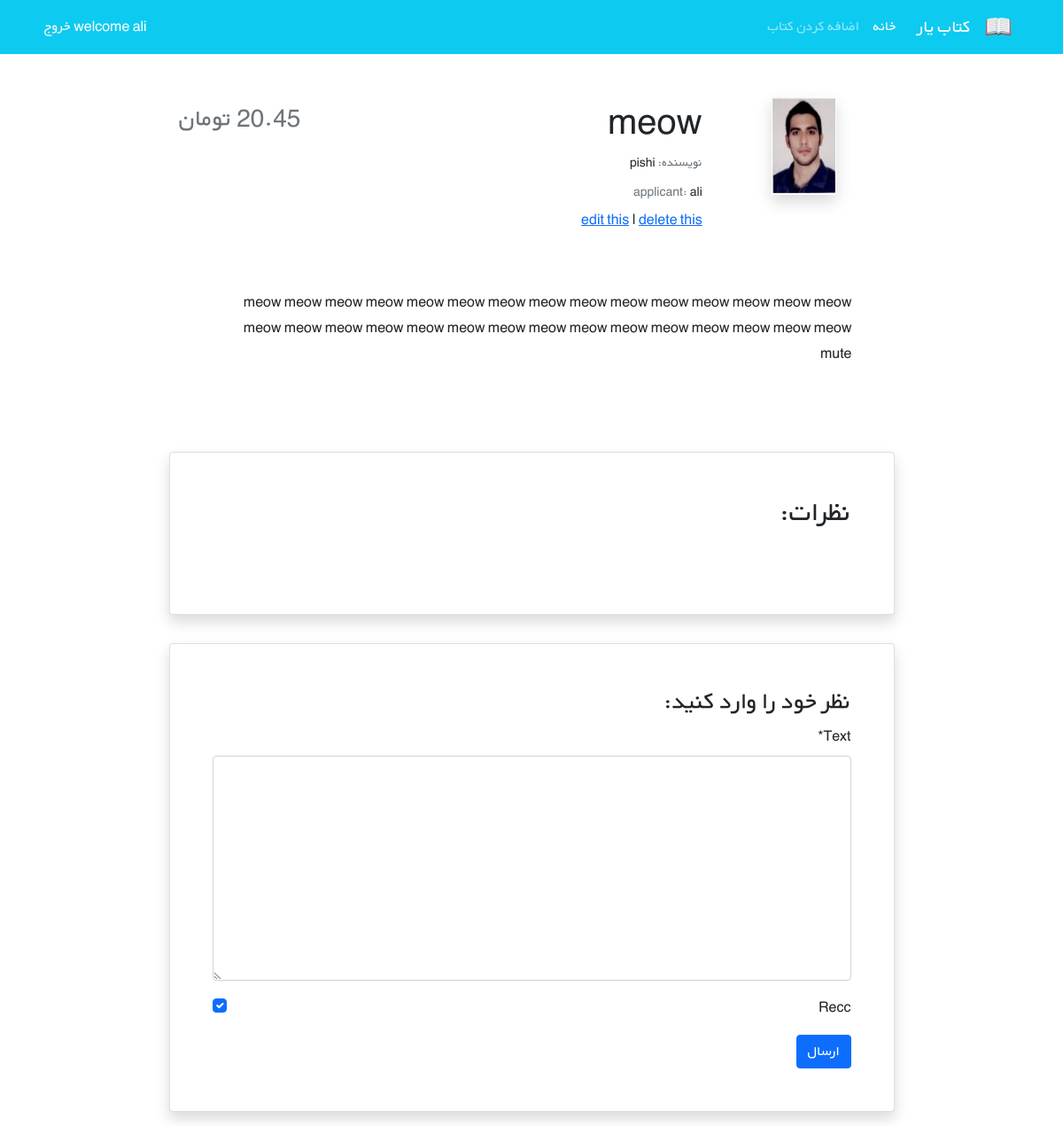
Before: /books/2/ (signed in) with the older database file.
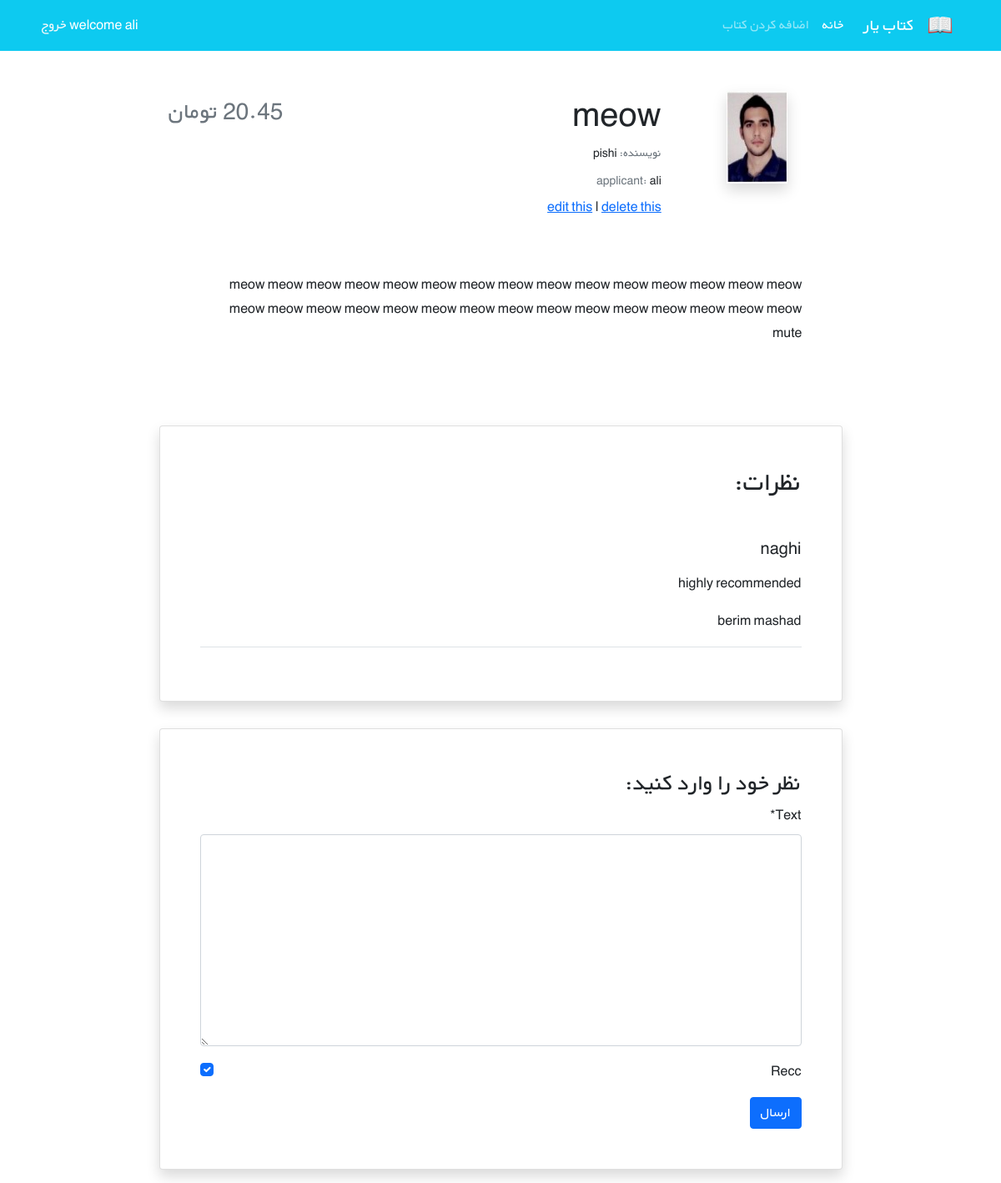
After: the same page with the newer database file.
### bookha/models.py (models this page shows, shortened)
class Comment(models.Model):
    user = models.ForeignKey(get_user_model(), on_delete=models.CASCADE)
    Which_book = models.ForeignKey(Book, on_delete=models.CASCADE, related_name='comments')
    text = models.TextField()
    date = models.DateField(auto_now_add=True)
    is_active = models.BooleanField(default=True)
    recc = models.BooleanField(default=True)

### accs/models.py (models this page shows)
class Customizeuser(AbstractUser):
    sen = models.PositiveIntegerField(null=True, blank=True)

### bookha/views.py (the view)
# urls.py: path('<int:pk>/', bookdetail, name='detail'),
@login_required
def bookdetail(request, pk):
    book = get_object_or_404(Book, pk=pk)
    comments1 = book.comments.all()
    if request.method == 'POST':
        comments2 = Commentform(request.POST)
        if comments2.is_valid():
            newcm = comments2.save(commit=False)
            newcm.Which_book = book
            newcm.user = request.user
            newcm.save()
            comments2 = Commentform()
    else:
        comments2 = Commentform()
    return render(request, 'bookha/bookdetail.html', {'book': book, 'comments': comments1, 'comment_form': comments2})

### bookha/forms.py
class Commentform(forms.ModelForm):
    class Meta:
        model = Comment
        fields = ('text', 'recc',)

### bookha/templates/bookha/bookdetail.html (shortened to what this page needs)
{% extends '_base.html' %}
{% load crispy_forms_tags %}
{% block content %}
    <div class="container mt-5" dir="rtl">
        <div class="">
            <div class="">
                <div class="d-flex justify-content-center">
                    <div class="row w-sm-75 w-100">
                        <div class="col-xs-12 col-md-3 d-flex justify-content-center">
                            <div>
                                {% if book.covers %}
                                    <img class="shadow" src="{{ book.covers.url }}" class="img-fluid rounded-start" alt="...">
                                {% else %}
                                    <img src="#" class="img-fluid rounded-start" alt="...">
                                {% endif %}
                            </div>
                        </div>
                        <div class="col-xs-12 col-md-6 text-center text-md-end mt-md-1 mt-4">
                            <h1>{{ book.title }}</h1>
                            <h5 class="small my-1"><span class="text-muted">نویسنده: </span>{{ book.author }}</h5>
                            <h5 class="small my-1"><span class="text-muted">applicant: </span>{{ book.user.username }}</h5>
                            <a href="{% url 'up_to_date' book.id %}">edit this</a>
                            <span>|</span>
                            <a href="{% url 'deleting' book.id %}">delete this</a>
                        </div>
                        <div class="col-xs-12 col-md-3 d-flex flex-column">
                            <h3 class="align-self-center pt-2 text-muted align-self-md-end">
                                {{ book.price }} تومان
                            </h3>
                        </div>
                    </div>
                </div>
                <div class="d-flex justify-content-center">
                    <div class="my-3 p-5 w-sm-75 w-100">
                        {{ book.desc|linebreaks }}
                    </div>
                </div>
                <div class="d-flex justify-content-center">
                    <div class="card shadow my-3 p-5 w-sm-75 w-100">
                        <h2 class="mb-5">نظرات:</h2>
                        {% for comment in comments %}
                        {% if comment.is_active %}
                        <div class="border-bottom mb-3">
                            <h5 class="mb-3">{{ comment.user.username}}</h5>
                            {% if comment.recc %}
                                <p>highly recommended</p>
                            {% else %}
                                <p>piece of shiit</p>
                            {% endif %}
                        {% endif %}
                            <p>{{ comment.text|linebreaks }}</p>
                        </div>
                        {% endfor %}
                    </div>
                </div>
                <div class="d-flex justify-content-center">
                    <div class="card shadow my-3 p-5 w-sm-75 w-100">
                        <h3>نظر خود را وارد کنید:</h3>
                        <form method="POST">
                            {{ comment_form|crispy }}
                            <button type="submit" class="btn btn-primary">ارسال</button>
                        </form>
                    </div>
                </div>
            </div>
        </div>
    </div>
{% endblock %}

Changed rows visible on the page:
added Comment: user.username "naghi", recc "highly recommended", text "berim mashad"
